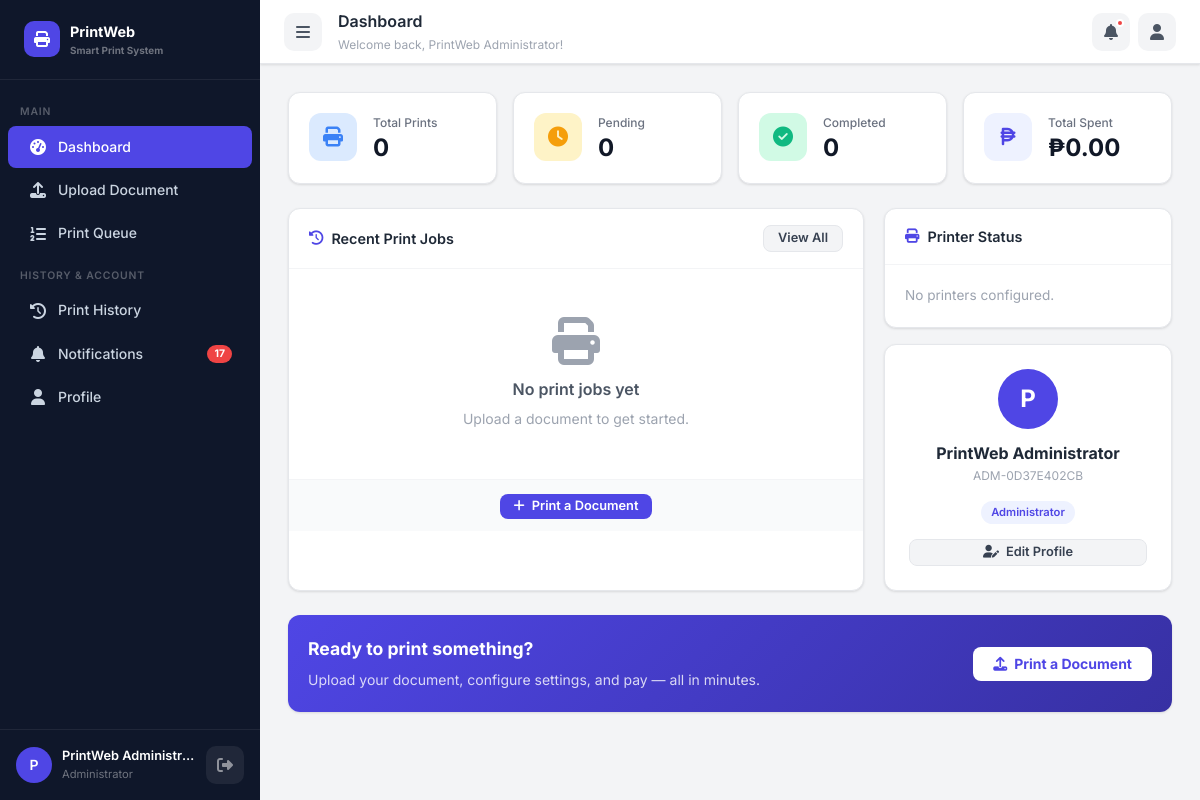
/user/dashboard.php (signed in), run on the app's committed database.
### tables this page shows
CREATE TABLE `users` (
  `id` int(11) NOT NULL,
  `user_id` varchar(20) NOT NULL,
  `full_name` varchar(150) NOT NULL,
  `email` varchar(150) NOT NULL,
  `password_hash` varchar(255) NOT NULL,
  `role` enum('student','faculty','staff','other','admin','operator') NOT NULL DEFAULT 'student',
  `contact_number` varchar(20) DEFAULT NULL,
  `department` varchar(100) DEFAULT NULL,
  `status` enum('active','inactive','suspended') NOT NULL DEFAULT 'active',
  `email_verified` tinyint(1) NOT NULL DEFAULT 0,
  `profile_picture` varchar(255) DEFAULT NULL,
  `created_at` datetime NOT NULL DEFAULT current_timestamp(),
  `updated_at` datetime NOT NULL DEFAULT current_timestamp() ON UPDATE current_timestamp()
);

### config/config.php (called while the page is built, shortened)
<?php
function isLoggedIn(): bool {
    return isset($_SESSION['user_id']) && !empty($_SESSION['user_id']);
}

### includes/functions.php (called while the page is built, shortened)
<?php
require_once __DIR__ . '/../config/config.php';
function getSetting(string $key, string $default = ''): string {
    global $pdo;
    static $settingsCache = [];
    if (!isset($settingsCache[$key])) {
        $stmt = $pdo->prepare("SELECT setting_value FROM system_settings WHERE setting_key = ?");
        $stmt->execute([$key]);
        $row = $stmt->fetch();
        $settingsCache[$key] = $row ? $row['setting_value'] : $default;
    }
    return $settingsCache[$key];
}
function formatCurrency(float $amount): string {
    $symbol = getSetting('currency_symbol', '₱');
    return $symbol . number_format($amount, 2);
}
function getCurrentUser(): ?array {
    global $pdo;
    $stmt = $pdo->prepare("SELECT * FROM users WHERE id = ? AND status = 'active'");
    $stmt->execute([$_SESSION['user_id']]);
    return $stmt->fetch() ?: null;
}
function getUnreadNotificationCount(int $userId): int {
    global $pdo;
    $stmt = $pdo->prepare("SELECT COUNT(*) FROM notifications WHERE user_id = ? AND is_read = 0");
    $stmt->execute([$userId]);
    return (int) $stmt->fetchColumn();
}
function h(string $str): string {
    return htmlspecialchars($str, ENT_QUOTES, 'UTF-8');
}
function getUserStats(int $userId): array {
    global $pdo;
    $stmt = $pdo->prepare("
        SELECT
            COUNT(*) as total_prints,
            SUM(CASE WHEN print_status IN ('queued','waiting','printing','awaiting_payment') THEN 1 ELSE 0 END) as pending_prints,
            SUM(CASE WHEN print_status = 'completed' THEN 1 ELSE 0 END) as completed_prints,
            SUM(CASE WHEN print_status = 'printing' THEN 1 ELSE 0 END) as active_prints,
            SUM(CASE WHEN pj.payment_status = 'successful' AND NOT EXISTS (
                SELECT 1 FROM payments pay
                WHERE pay.job_id = pj.id AND pay.payment_status = 'successful'
                  AND pay.payment_method = 'simulation'
            ) THEN pj.total_cost ELSE 0 END) as total_spent
        FROM print_jobs pj WHERE pj.user_id = ?
    ");
    $stmt->execute([$userId]);
    return $stmt->fetch() ?: [];
}

### user/dashboard.php (the view, shortened to what this page needs)
<?php
require_once __DIR__ . '/../config/config.php';
require_once __DIR__ . '/../includes/functions.php';
$user  = getCurrentUser();
$stats = getUserStats($_SESSION['user_id']);
$stmt = $pdo->prepare("SELECT pj.*, p.printer_name FROM print_jobs pj LEFT JOIN printers p ON pj.printer_id = p.id WHERE pj.user_id = ? ORDER BY pj.created_at DESC LIMIT 5");
$stmt->execute([$_SESSION['user_id']]);
$recentJobs = $stmt->fetchAll();
$stmt = $pdo->query("SELECT * FROM printers WHERE enabled = 1 ORDER BY status ASC");
$printers = $stmt->fetchAll();
include __DIR__ . '/../includes/header.php';
?>
<div class="app-wrapper">
<?php include __DIR__ . '/../includes/sidebar_user.php'; ?>
<div class="main-content">
    <div class="topbar">
        <button class="icon-btn" id="sidebarToggle"><i class="fas fa-bars"></i></button>
        <div class="topbar-title">
            Dashboard
            <small>Welcome back, <?= h($user['full_name']) ?>!</small>
        </div>
        <div class="topbar-actions">
            <div style="position:relative">
                <button class="icon-btn" id="notifBtn">
                    <i class="fas fa-bell"></i>
                    <?php if ($unreadCount > 0): ?><span class="badge-dot"></span><?php endif; ?>
                </button>
            </div>
            <a href="<?= BASE_URL ?>/user/profile.php" class="icon-btn"><i class="fas fa-user"></i></a>
        </div>
    </div>
    <div class="page-content">
        <div class="grid-4" style="margin-bottom:24px">
            <div class="stat-card fade-in">
                <div class="stat-icon blue"><i class="fas fa-print"></i></div>
                <div class="stat-info">
                    <div class="stat-label">Total Prints</div>
                    <div class="stat-value"><?= number_format($stats['total_prints'] ?? 0) ?></div>
                </div>
            </div>
            <div class="stat-card fade-in">
                <div class="stat-icon yellow"><i class="fas fa-clock"></i></div>
                <div class="stat-info">
                    <div class="stat-label">Pending</div>
                    <div class="stat-value"><?= number_format($stats['pending_prints'] ?? 0) ?></div>
                </div>
            </div>
            <div class="stat-card fade-in">
                <div class="stat-icon green"><i class="fas fa-check-circle"></i></div>
                <div class="stat-info">
                    <div class="stat-label">Completed</div>
                    <div class="stat-value"><?= number_format($stats['completed_prints'] ?? 0) ?></div>
                </div>
            </div>
            <div class="stat-card fade-in">
                <div class="stat-icon purple"><i class="fas fa-peso-sign"></i></div>
                <div class="stat-info">
                    <div class="stat-label">Total Spent</div>
                    <div class="stat-value"><?= formatCurrency((float)($stats['total_spent'] ?? 0)) ?></div>
                </div>
            </div>
        </div>
        <div class="user-dashboard-grid" style="display:grid;grid-template-columns:minmax(0, 2fr) minmax(0, 1fr);gap:20px;margin-bottom:24px">
            <div class="card fade-in">
                <div class="card-header">
                    <div class="card-title"><i class="fas fa-history"></i> Recent Print Jobs</div>
                    <a href="<?= BASE_URL ?>/user/history.php" class="btn btn-secondary btn-sm">View All</a>
                </div>
                <div class="table-wrapper">
                    <?php if (empty($recentJobs)): ?>
                        <div class="empty-state">
                            <i class="fas fa-print"></i>
                            <h3>No print jobs yet</h3>
                            <p>Upload a document to get started.</p>
                        </div>
                    <?php endif; ?>
                </div>
                <div class="card-footer" style="text-align:center">
                    <a href="<?= BASE_URL ?>/user/upload.php" class="btn btn-primary btn-sm">
                        <i class="fas fa-plus"></i> Print a Document
                    </a>
                </div>
            </div>
            <div style="display:flex;flex-direction:column;gap:16px">
                <div class="card fade-in">
                    <div class="card-header">
                        <div class="card-title"><i class="fas fa-print"></i> Printer Status</div>
                    </div>
                    <div class="card-body" style="display:flex;flex-direction:column;gap:12px">
                        <?php if (empty($printers)): ?>
                            <p style="font-size:.85rem;color:var(--gray-400)">No printers configured.</p>
                        <?php endif; ?>
                    </div>
                </div>
                <div class="card fade-in">
                    <div class="card-body" style="text-align:center;padding:24px">
                        <div style="width:60px;height:60px;border-radius:50%;background:var(--primary);color:#fff;display:flex;align-items:center;justify-content:center;font-size:1.5rem;font-weight:700;margin:0 auto 12px">
                            <?= strtoupper(substr($user['full_name'], 0, 1)) ?>
                        </div>
                        <div style="font-weight:700;font-size:1rem"><?= h($user['full_name']) ?></div>
                        <div style="font-size:.75rem;color:var(--gray-400);margin-bottom:12px"><?= h($user['user_id']) ?></div>
                        <span class="badge badge-primary"><?= ROLES[$user['role']] ?? $user['role'] ?></span>
                        <div style="margin-top:14px">
                            <a href="<?= BASE_URL ?>/user/profile.php" class="btn btn-secondary btn-sm" style="width:100%;justify-content:center">
                                <i class="fas fa-user-edit"></i> Edit Profile
                            </a>
                        </div>
                    </div>
                </div>
            </div>
        </div>
        <div class="card fade-in" style="background:linear-gradient(135deg,var(--primary) 0%,var(--primary-dark) 100%);border:none">
            <div class="card-body" style="display:flex;align-items:center;justify-content:space-between;gap:20px;flex-wrap:wrap">
                <div style="color:#fff">
                    <h3 style="font-size:1.1rem;font-weight:700;margin-bottom:6px">Ready to print something?</h3>
                    <p style="font-size:.875rem;opacity:.8;margin:0">Upload your document, configure settings, and pay — all in minutes.</p>
                </div>
                <a href="<?= BASE_URL ?>/user/upload.php" class="btn" style="background:#fff;color:var(--primary);font-weight:700;flex-shrink:0">
                    <i class="fas fa-upload"></i> Print a Document
                </a>
            </div>
        </div>
    </div>
</div>
</div>
<?php include __DIR__ . '/../includes/footer.php'; ?>

### data on the page
users: full_name "PrintWeb Administrator", full_name "P", user "ADM-0D37E402CB", role "Administrator"

### other printed values
$label "Dashboard Upload Document Print Queue Print History Notifications Profile"
$badge "17"
substr($_SESSION['user_name'] ?? 'U', 0, 1) "P"
$_SESSION['user_name'] "PrintWeb Administr…"
ROLES[$_SESSION['user_role'] ?? 'student'] "Administrator"
$stats['total_prints'] "0"
$stats['pending_prints'] "0"
$stats['completed_prints'] "0"
formatCurrency((float)($stats['total_spent'] ?? 0)) "₱0.00"
